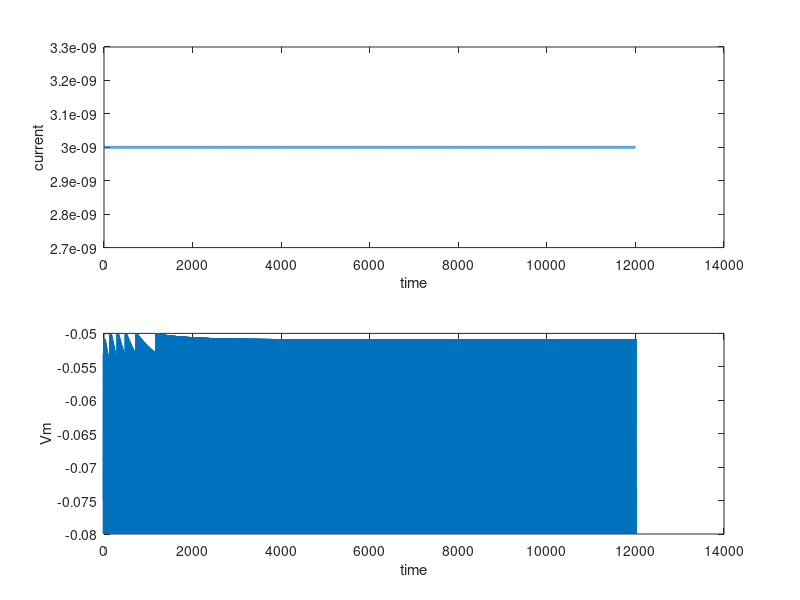

MATLAB code for this plot:
clear
clc
format compact


%set up params
El = -75e-3; %leak potential mV
Vth = -50e-3; %spike threshold mV
Vreset = -80e-3; %reset potential mV
delta_th = 2e-3; %max voltage threshold, mV  (deltaVth in equation)
Rm = 100e6; %resistance megaohms
Gl = 1/Rm; %leak conductance
Cm = 100e-12; %cell capacity picofarads
a = 2e-9; %adaptation conductance, in nano Siemens
b = .02e-9;%adaptation current, nano amps
Tsra = 200e-3; %adaptation current time constant, ms
tmax = 3; %simulation end (s) 
timestep = .25e-3; %.01 milisecond timestep
timevec = 0:timestep:tmax; %tmax is 1.5 seconds
current_val = 3e-9; %applied current in nano amps
Iapp = zeros(size(timevec)); %applied current vector
Iapp = Iapp + current_val;
noise_sigma = 400/sqrt(timestep); %current noise (incorproates timestep here)

keyboard



V = NaN(size(timevec)); %membrane potential
V(1) = El; %inital value of membrane potential is leak potential
Isra = NaN(size(timevec)); %adaptation current
Isra(1) = 0; %initialize at zero??
spikes = zeros(size(V));
for idx = 2:numel(timevec)
    dt_Isra = ((a * (V(idx-1) - El)) - Isra(idx-1)) / Tsra ; %adaptation current rate of change
    Isra(idx) = (dt_Isra * timestep) + Isra(idx-1);
    dVdt = (Gl * (El - V(idx-1) + (delta_th * exp((V(idx-1) - Vth)/delta_th)))) - Isra(idx-1) + Iapp(idx-1);
    dVdt = dVdt / Cm; %membrane potential rate of change
    V(idx) = (dVdt * timestep) + V(idx - 1);
    if V(idx) > Vth
        V(idx) = Vreset;
        Isra(idx) = Isra(idx) + b; %increase adaptation current by max value
        spikes(idx) = 1;
    end
end

subplot(2,1,1)
plot(Iapp,'linewidth',2)
ylabel('current')
xlabel('time')
subplot(2,1,2)
plot(V,'linewidth',2)
ylabel('Vm')
xlabel('time')
print('q2a_figure','-djpeg')






